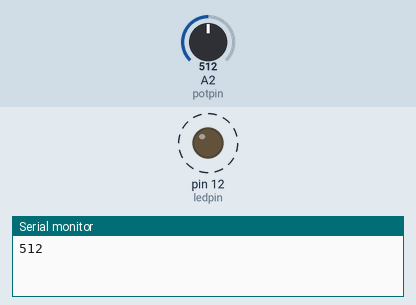
The sketch below on a simulated Arduino Uno, built with avr-gcc and run on an emulated ATmega328P. Parts: output pins drawn as LEDs (lit = HIGH), the last lines printed to the serial monitor. Dashed ring = blinking. The inputs (shaded band) are chosen by the test bench; at power-on: A2 (potpin) = 512.

Above: at 1.8 s.
1.9 s: A2 (potpin) set to 306
At 2.2 s:
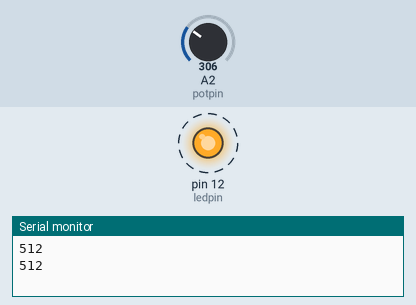
5.4 s: A2 (potpin) set to 122
At 5.56 s:
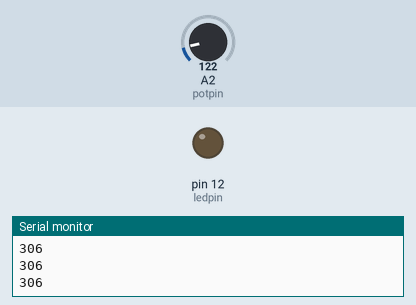
Timing chart, 0 to 14.9 s (numbered marks = the images above; inputs shaded):
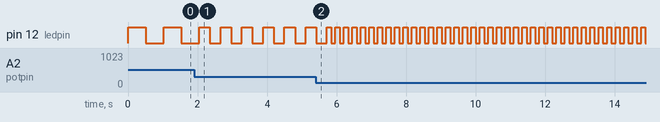

Measured:
- after the input at 1.9 s, pin 12 (ledpin): alternates HIGH for 0.31 s and LOW for 0.31 s, starting after 0.46 s
- by itself, pin 12 (ledpin): alternates HIGH for 0.51 s and LOW for 0.51 s

The sketch:

potpin.ino
```cpp
int potpin=2;
int ledpin=12;
int val=0;

void setup() {
  pinMode(ledpin,OUTPUT);
  Serial.begin(9600);
}
void loop() {
  val=analogRead(potpin);
  digitalWrite(ledpin,HIGH);
  delay(val);
  digitalWrite(ledpin,LOW);
  delay(val);
  Serial.println(val);
}
```
